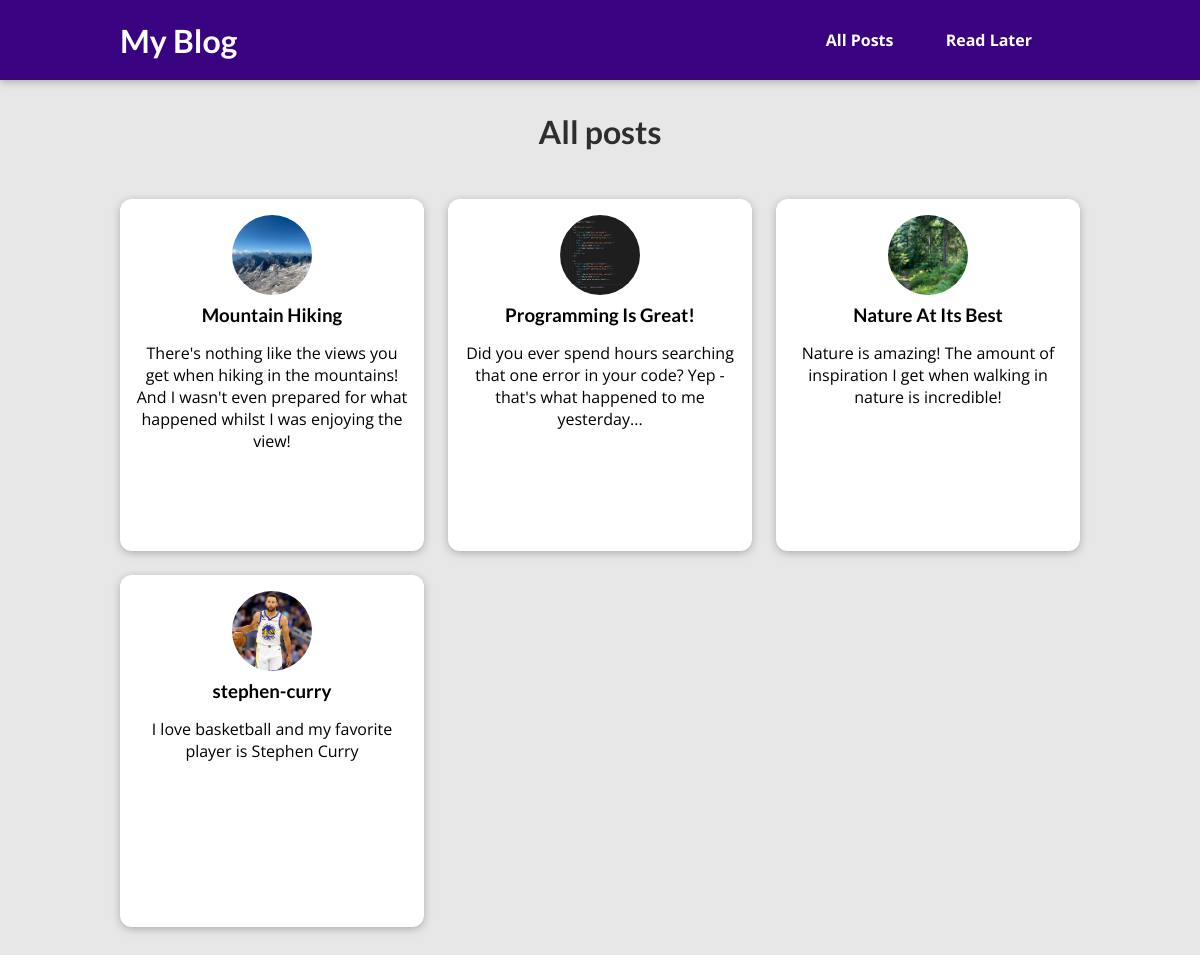
The page /posts on the database its author committed.
### blog/models.py (models this page shows, shortened)
class Post(models.Model):
    title = models.CharField(max_length=100, null=False)
    author=models.ForeignKey(Author, on_delete=models.SET_NULL,related_name='post', null=True)
    tags=models.ManyToManyField(Tag, related_name='post')
    excerpt=models.TextField()
    image=models.ImageField(upload_to='images/', null=True, blank=True)
    date = models.DateTimeField(auto_now=True)
    content=models.TextField()
    slug=models.SlugField(max_length=100,unique=True,blank=True,db_index=True)

### blog/views.py (the view)
# urls.py: path("posts",views.all_posts, name="all_posts"),
def all_posts(request):
    return render(request, "blog/all-posts.html", {
        "posts": posts
    })

### blog/templates/blog/all-posts.html (shortened to what this page needs)
{% extends 'base.html' %}
{% load static %}
{% block css_files %}
<link rel="stylesheet" href="{% static "blog/all-posts.css" %}" />
<link rel="stylesheet" href="{% static "blog/post.css" %}" />
{% endblock %}
{% block content %}
<section id="all-posts">
  <h2>All posts</h2>
  <ul>
    {% for post in posts %}
    {% include "blog/includes/post.html"   with title="" %}
    {% endfor %}
  </ul>
{% endblock %}

### blog/templates/blog/includes/post.html
{% load static %}
<li>
  <article class="post">
    <a href="{% url "post_detail" post.slug %}">
      <img src="{{post.image.url}}" alt="{{post.title}}" />
      <div class="post__content">
        <h3>{{ post.title }}</h3>
        <p>
            {{ post.excerpt }}
        </p>
      </div>
    </a>
  </article>
</li>

### static/app.css (style rules this page uses)
* { box-sizing: border-box; }
html { font-family: 'Open Sans', 'Lato', sans-serif; }
body { margin: 0; }
h1, h2, h3 { font-family: 'Lato', sans-serif; font-weight: bold; }

### blog/static/blog/all-posts.css (style rules this page uses)
body { background-color: #e7e7e7; }
#all-posts { margin: 7rem auto; width: 90%; max-width: 60rem; }
#all-posts h2 { text-align: center; font-size: 2rem; color: #2e2e2e; margin: 3rem 0; }
ul { list-style: none; margin: 0; padding: 0; display: grid; grid-template-columns: repeat(auto-fill, minmax(17rem, 1fr)); gap: 1.5rem; }
.post img { width: 7rem; height: 7rem; }
.post a { height: 22rem; transform-origin: center; box-shadow: 0 2px 8px rgba(0, 0, 0, 0.25); border-radius: 12px; background-color: white; }

### blog/static/blog/post.css (style rules this page uses)
.post { display: flex; flex-direction: column; align-items: center; text-align: center; }
.post a { text-decoration: none; color: black; transition: all 0.2s ease; padding: 1rem; }
.post img { width: 5rem; height: 5rem; object-fit: cover; border-radius: 50%; }
.post h3 { margin: 0.25rem 0; }

### rows shown on the page
Post: image (picture), title "Mountain Hiking", excerpt "There's nothing like the views you get when hiking in the mountains! And I wasn't even prepared for what happened whilst I was enjoying the view!"
Post: image (picture), title "Programming Is Great!", excerpt "Did you ever spend hours searching that one error in your code? Yep - that's what happened to me yesterday..."
Post: image (picture), title "Nature At Its Best", excerpt "Nature is amazing! The amount of inspiration I get when walking in nature is incredible!"
Post: image (picture), title "stephen-curry", excerpt "I love basketball and my favorite player is Stephen Curry"
